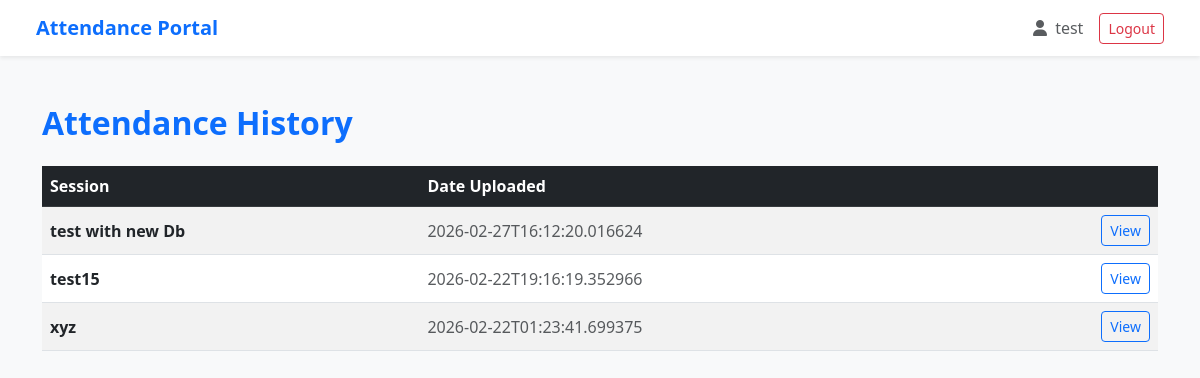
Page /history (signed in) on the earlier database version.
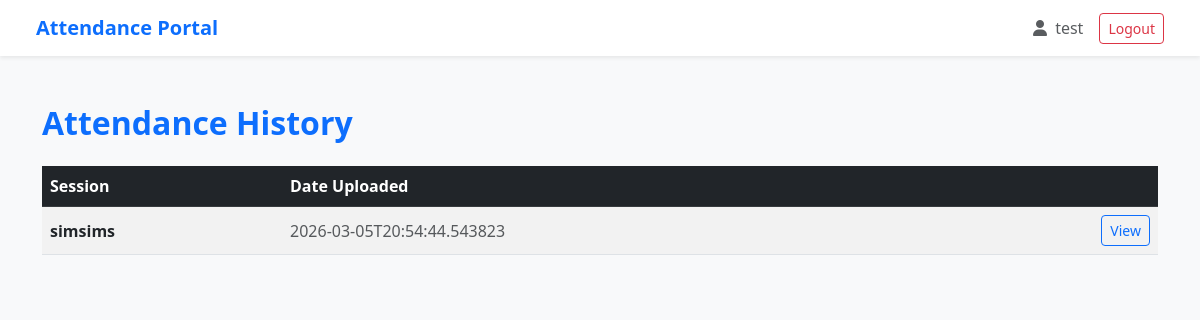
Same page on the later database version.
### tables this page shows
CREATE TABLE user_files (
        id INTEGER PRIMARY KEY AUTOINCREMENT,
        user_id INTEGER NOT NULL,
        type TEXT NOT NULL,            -- 'upload' or 'template'
        label TEXT NOT NULL,           -- e.g. CS262
        filename TEXT NOT NULL,        -- saved file name
        created_at TEXT NOT NULL,
        FOREIGN KEY (user_id) REFERENCES users(id)
    );

### app.py (the view)
@app.route("/history")
@login_required
def history():
    conn = get_db_connection()
    sessions = conn.execute(
        """
        SELECT id, label, created_at
        FROM user_files
        WHERE user_id = ? AND type = 'upload'
        ORDER BY created_at DESC
        """,
        (session["user_id"],)
    ).fetchall()
    conn.close()
    return render_template("history.html", sessions=sessions)

### app.py (called while the page is built)
def get_db_connection():
    conn = sqlite3.connect(DB_PATH)
    conn.row_factory = sqlite3.Row
    return conn

def login_required(view_func):
    @wraps(view_func)
    def wrapped(*args, **kwargs):
        if not session.get("user_id"):
            flash("Please log in to access Attendance History.")
            return redirect(url_for("login"))
        return view_func(*args, **kwargs)
    return wrapped

### templates/history.html (shortened to what this page needs)
{% extends "base.html" %}
{% block content %}
<div class="container py-4">
  <h2 class="fw-bold text-primary mb-4">Attendance History</h2>
  {% if sessions and sessions|length > 0 %}
    <div class="table-responsive">
      <table class="table table-striped align-middle">
        <thead class="table-dark">
          <tr>
            <th>Session</th>
            <th>Date Uploaded</th>
            <th></th>
          </tr>
        </thead>
        <tbody>
          {% for s in sessions %}
            <tr>
              <td class="fw-semibold">{{ s["label"] }}</td>
              <td class="text-muted">{{ s["created_at"] }}</td>
              <td class="text-end">
                <a class="btn btn-sm btn-outline-primary"
                   href="/history/{{ s['id'] }}">
                   View
                </a>
              </td>
            </tr>
          {% endfor %}
        </tbody>
      </table>
    </div>
  {% else %}
    <p class="text-muted">No attendance sessions uploaded yet.</p>
  {% endif %}
</div>
{% endblock %}

### templates/base.html (shortened to what this page needs)
<!DOCTYPE html>
<html lang="en">
<head>
  <link href="https://cdn.jsdelivr.net/npm/bootstrap@5.3.0/dist/css/bootstrap.min.css" rel="stylesheet">
  <link rel="stylesheet" href="{{ url_for('static', filename='style.css') }}">
  <link rel="stylesheet" href="https://cdnjs.cloudflare.com/ajax/libs/font-awesome/6.5.0/css/all.min.css">
</head>
<body class="bg-light">
  <nav class="navbar bg-white shadow-sm px-4 mb-4">
    <div class="container-fluid">
      <a class="navbar-brand fw-bold text-primary" href="/">Attendance Portal</a>
      <div class="d-flex align-items-center gap-3">
        {% if session.get('user_id') %}
          <a href="/profile" class="text-decoration-none text-muted">
            <i class="fa-solid fa-user me-1"></i>
            {{ session.get('username') }}
          </a>
          <form method="POST" action="/logout" class="m-0">
            <button type="submit" class="btn btn-sm btn-outline-danger">Logout</button>
          </form>
        {% else %}
          <a href="/login" class="text-decoration-none text-dark" title="Login">
            <i class="fa-solid fa-user fa-lg"></i>
          </a>
        {% endif %}
      </div>
    </div>
  </nav>
  {% block content %}{% endblock %}
</body>
</html>

### static/style.css (style rules this page uses)
body { font-family: 'Segoe UI', sans-serif; background: #f9fafc; }
.navbar i.fa-user { transition: color 0.2s ease; }

Differences in the rows shown:
removed user_files: label "test with new Db", created_at "2026-02-27T16:12:20.016624"
removed user_files: label "test15", created_at "2026-02-22T19:16:19.352966"
removed user_files: label "xyz", created_at "2026-02-22T01:23:41.699375"
added user_files: label "simsims", created_at "2026-03-05T20:54:44.543823"
